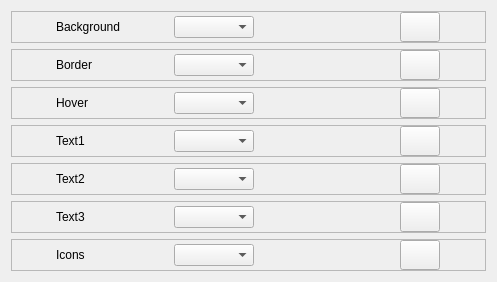
          <widget class="QWidget" name="theming_titlebar">
           <property name="geometry">
            <rect>
             <x>0</x>
             <y>-14</y>
             <width>497</width>
             <height>278</height>
            </rect>
           </property>
           <attribute name="label">
            <string>TitleBar</string>
           </attribute>
           <layout class="QVBoxLayout" name="verticalLayout_5">
            <item>
             <widget class="QFrame" name="background_3">
              <property name="maximumSize">
               <size>
                <width>16777215</width>
                <height>16777215</height>
               </size>
              </property>
              <property name="frameShape">
               <enum>QFrame::StyledPanel</enum>
              </property>
              <property name="frameShadow">
               <enum>QFrame::Raised</enum>
              </property>
              <layout class="QHBoxLayout" name="horizontalLayout_20">
               <property name="spacing">
                <number>4</number>
               </property>
               <property name="leftMargin">
                <number>0</number>
               </property>
               <property name="topMargin">
                <number>0</number>
               </property>
               <property name="rightMargin">
                <number>0</number>
               </property>
               <property name="bottomMargin">
                <number>0</number>
               </property>
               <item>
                <widget class="QLabel" name="background_4">
                 <property name="minimumSize">
                  <size>
                   <width>0</width>
                   <height>0</height>
                  </size>
                 </property>
                 <property name="maximumSize">
                  <size>
                   <width>70</width>
                   <height>16777215</height>
                  </size>
                 </property>
                 <property name="text">
                  <string>Background</string>
                 </property>
                </widget>
               </item>
               <item>
                <widget class="QComboBox" name="changeSelectedColor_14">
                 <property name="minimumSize">
                  <size>
                   <width>80</width>
                   <height>0</height>
                  </size>
                 </property>
                 <property name="maximumSize">
                  <size>
                   <width>80</width>
                   <height>16777215</height>
                  </size>
                 </property>
                </widget>
               </item>
               <item>
                <widget class="QLabel" name="selectedColor_14">
                 <property name="minimumSize">
                  <size>
                   <width>0</width>
                   <height>24</height>
                  </size>
                 </property>
                 <property name="maximumSize">
                  <size>
                   <width>50</width>
                   <height>24</height>
                  </size>
                 </property>
                 <property name="text">
                  <string/>
                 </property>
                </widget>
               </item>
               <item>
                <widget class="QPushButton" name="colorPicker_14">
                 <property name="minimumSize">
                  <size>
                   <width>40</width>
                   <height>30</height>
                  </size>
                 </property>
                 <property name="maximumSize">
                  <size>
                   <width>40</width>
                   <height>30</height>
                  </size>
                 </property>
                 <property name="cursor">
                  <cursorShape>PointingHandCursor</cursorShape>
                 </property>
                 <property name="styleSheet">
                  <string notr="true"/>
                 </property>
                 <property name="text">
                  <string/>
                 </property>
                
                </widget>
               </item>
              </layout>
             </widget>
            </item>
            <item>
             <widget class="QFrame" name="border_3">
              <property name="maximumSize">
               <size>
                <width>16777215</width>
                <height>16777215</height>
               </size>
              </property>
              <property name="frameShape">
               <enum>QFrame::StyledPanel</enum>
              </property>
              <property name="frameShadow">
               <enum>QFrame::Raised</enum>
              </property>
              <layout class="QHBoxLayout" name="horizontalLayout_18">
               <property name="spacing">
                <number>4</number>
               </property>
               <property name="leftMargin">
                <number>0</number>
               </property>
               <property name="topMargin">
                <number>0</number>
               </property>
               <property name="rightMargin">
                <number>0</number>
               </property>
               <property name="bottomMargin">
                <number>0</number>
               </property>
               <item>
                <widget class="QLabel" name="border_4">
                 <property name="minimumSize">
                  <size>
                   <width>0</width>
                   <height>0</height>
                  </size>
                 </property>
                 <property name="maximumSize">
                  <size>
                   <width>70</width>
                   <height>16777215</height>
                  </size>
                 </property>
                 <property name="text">
                  <string>Border</string>
                 </property>
                </widget>
               </item>
               <item>
                <widget class="QComboBox" name="changeSelectedColor_12">
                 <property name="minimumSize">
                  <size>
                   <width>80</width>
                   <height>0</height>
                  </size>
                 </property>
                 <property name="maximumSize">
                  <size>
                   <width>80</width>
                   <height>16777215</height>
                  </size>
                 </property>
                </widget>
               </item>
               <item>
                <widget class="QLabel" name="selectedColor_12">
                 <property name="minimumSize">
                  <size>
                   <width>0</width>
                   <height>24</height>
                  </size>
                 </property>
                 <property name="maximumSize">
                  <size>
                   <width>50</width>
                   <height>24</height>
                  </size>
                 </property>
                 <property name="text">
                  <string/>
                 </property>
                </widget>
               </item>
               <item>
                <widget class="QPushButton" name="colorPicker_12">
                 <property name="minimumSize">
                  <size>
                   <width>40</width>
                   <height>30</height>
                  </size>
                 </property>
                 <property name="maximumSize">
                  <size>
                   <width>40</width>
                   <height>30</height>
                  </size>
                 </property>
                 <property name="cursor">
                  <cursorShape>PointingHandCursor</cursorShape>
                 </property>
                 <property name="text">
                  <string/>
                 </property>
                
                </widget>
               </item>
              </layout>
             </widget>
            </item>
            <item>
             <widget class="QFrame" name="hover_3">
              <property name="maximumSize">
               <size>
                <width>16777215</width>
                <height>16777215</height>
               </size>
              </property>
              <property name="frameShape">
               <enum>QFrame::StyledPanel</enum>
              </property>
              <property name="frameShadow">
               <enum>QFrame::Raised</enum>
              </property>
              <layout class="QHBoxLayout" name="horizontalLayout_21">
               <property name="spacing">
                <number>4</number>
               </property>
               <property name="leftMargin">
                <number>0</number>
               </property>
               <property name="topMargin">
                <number>0</number>
               </property>
               <property name="rightMargin">
                <number>0</number>
               </property>
               <property name="bottomMargin">
                <number>0</number>
               </property>
               <item>
                <widget class="QLabel" name="hover_4">
                 <property name="minimumSize">
                  <size>
                   <width>0</width>
                   <height>0</height>
                  </size>
                 </property>
                 <property name="maximumSize">
                  <size>
                   <width>70</width>
                   <height>16777215</height>
                  </size>
                 </property>
                 <property name="text">
                  <string>Hover</string>
                 </property>
                </widget>
               </item>
               <item>
                <widget class="QComboBox" name="changeSelectedColor_15">
                 <property name="minimumSize">
                  <size>
                   <width>80</width>
                   <height>0</height>
                  </size>
                 </property>
                 <property name="maximumSize">
                  <size>
                   <width>80</width>
                   <height>16777215</height>
                  </size>
                 </property>
                </widget>
               </item>
               <item>
                <widget class="QLabel" name="selectedColor_15">
                 <property name="minimumSize">
                  <size>
                   <width>0</width>
                   <height>24</height>
                  </size>
                 </property>
                 <property name="maximumSize">
                  <size>
                   <width>50</width>
                   <height>24</height>
                  </size>
                 </property>
                 <property name="text">
                  <string/>
                 </property>
                </widget>
               </item>
               <item>
                <widget class="QPushButton" name="colorPicker_15">
                 <property name="minimumSize">
                  <size>
                   <width>40</width>
                   <height>30</height>
                  </size>
                 </property>
                 <property name="maximumSize">
                  <size>
                   <width>40</width>
                   <height>30</height>
                  </size>
                 </property>
                 <property name="cursor">
                  <cursorShape>PointingHandCursor</cursorShape>
                 </property>
                 <property name="text">
                  <string/>
                 </property>
                
                </widget>
               </item>
              </layout>
             </widget>
            </item>
            <item>
             <widget class="QFrame" name="text1_3">
              <property name="maximumSize">
               <size>
                <width>16777215</width>
                <height>16777215</height>
               </size>
              </property>
              <property name="frameShape">
               <enum>QFrame::StyledPanel</enum>
              </property>
              <property name="frameShadow">
               <enum>QFrame::Raised</enum>
              </property>
              <layout class="QHBoxLayout" name="horizontalLayout_16">
               <property name="spacing">
                <number>4</number>
               </property>
               <property name="leftMargin">
                <number>0</number>
               </property>
               <property name="topMargin">
                <number>0</number>
               </property>
               <property name="rightMargin">
                <number>0</number>
               </property>
               <property name="bottomMargin">
                <number>0</number>
               </property>
               <item>
                <widget class="QLabel" name="text1_4">
                 <property name="minimumSize">
                  <size>
                   <width>0</width>
                   <height>0</height>
                  </size>
                 </property>
                 <property name="maximumSize">
                  <size>
                   <width>70</width>
                   <height>16777215</height>
                  </size>
                 </property>
                 <property name="text">
                  <string>Text1</string>
                 </property>
                </widget>
               </item>
               <item>
                <widget class="QComboBox" name="changeSelectedColor_10">
                 <property name="minimumSize">
                  <size>
                   <width>80</width>
                   <height>0</height>
                  </size>
                 </property>
                 <property name="maximumSize">
                  <size>
                   <width>80</width>
                   <height>16777215</height>
                  </size>
                 </property>
                </widget>
               </item>
               <item>
                <widget class="QLabel" name="selectedColor_10">
                 <property name="minimumSize">
                  <size>
                   <width>0</width>
                   <height>24</height>
                  </size>
                 </property>
                 <property name="maximumSize">
                  <size>
                   <width>50</width>
                   <height>24</height>
                  </size>
                 </property>
                 <property name="text">
                  <string/>
                 </property>
                </widget>
               </item>
               <item>
                <widget class="QPushButton" name="colorPicker_10">
                 <property name="minimumSize">
                  <size>
                   <width>40</width>
                   <height>30</height>
                  </size>
                 </property>
                 <property name="maximumSize">
                  <size>
                   <width>40</width>
                   <height>30</height>
                  </size>
                 </property>
                 <property name="cursor">
                  <cursorShape>PointingHandCursor</cursorShape>
                 </property>
                 <property name="text">
                  <string/>
                 </property>
                
                </widget>
               </item>
              </layout>
             </widget>
            </item>
            <item>
             <widget class="QFrame" name="text2_3">
              <property name="maximumSize">
               <size>
                <width>16777215</width>
                <height>16777215</height>
               </size>
              </property>
              <property name="frameShape">
               <enum>QFrame::StyledPanel</enum>
              </property>
              <property name="frameShadow">
               <enum>QFrame::Raised</enum>
              </property>
              <layout class="QHBoxLayout" name="horizontalLayout_19">
               <property name="spacing">
                <number>4</number>
               </property>
               <property name="leftMargin">
                <number>0</number>
               </property>
               <property name="topMargin">
                <number>0</number>
               </property>
               <property name="rightMargin">
                <number>0</number>
               </property>
               <property name="bottomMargin">
                <number>0</number>
               </property>
               <item>
                <widget class="QLabel" name="text2_4">
                 <property name="minimumSize">
                  <size>
                   <width>0</width>
                   <height>0</height>
                  </size>
                 </property>
                 <property name="maximumSize">
                  <size>
                   <width>70</width>
                   <height>16777215</height>
                  </size>
                 </property>
                 <property name="text">
                  <string>Text2</string>
                 </property>
                </widget>
               </item>
               <item>
                <widget class="QComboBox" name="changeSelectedColor_13">
                 <property name="minimumSize">
                  <size>
                   <width>80</width>
                   <height>0</height>
                  </size>
                 </property>
                 <property name="maximumSize">
                  <size>
                   <width>80</width>
                   <height>16777215</height>
                  </size>
                 </property>
                </widget>
               </item>
               <item>
                <widget class="QLabel" name="selectedColor_13">
                 <property name="minimumSize">
                  <size>
                   <width>0</width>
                   <height>24</height>
                  </size>
                 </property>
                 <property name="maximumSize">
                  <size>
                   <width>50</width>
                   <height>24</height>
                  </size>
                 </property>
                 <property name="text">
                  <string/>
                 </property>
                </widget>
               </item>
               <item>
                <widget class="QPushButton" name="colorPicker_13">
                 <property name="minimumSize">
                  <size>
                   <width>40</width>
                   <height>30</height>
                  </size>
                 </property>
                 <property name="maximumSize">
                  <size>
                   <width>40</width>
                   <height>30</height>
                  </size>
                 </property>
                 <property name="cursor">
                  <cursorShape>PointingHandCursor</cursorShape>
                 </property>
                 <property name="text">
                  <string/>
                 </property>
                
                </widget>
               </item>
              </layout>
             </widget>
            </item>
            <item>
             <widget class="QFrame" name="text3_3">
              <property name="maximumSize">
               <size>
                <width>16777215</width>
                <height>16777215</height>
               </size>
              </property>
              <property name="frameShape">
               <enum>QFrame::StyledPanel</enum>
              </property>
              <property name="frameShadow">
               <enum>QFrame::Raised</enum>
              </property>
              <layout class="QHBoxLayout" name="horizontalLayout_23">
               <property name="spacing">
                <number>4</number>
               </property>
               <property name="leftMargin">
                <number>0</number>
               </property>
               <property name="topMargin">
                <number>0</number>
               </property>
               <property name="rightMargin">
                <number>0</number>
               </property>
               <property name="bottomMargin">
                <number>0</number>
               </property>
               <item>
                <widget class="QLabel" name="text3_4">
                 <property name="minimumSize">
                  <size>
                   <width>0</width>
                   <height>0</height>
                  </size>
                 </property>
                 <property name="maximumSize">
                  <size>
                   <width>70</width>
                   <height>16777215</height>
                  </size>
                 </property>
                 <property name="text">
                  <string>Text3</string>
                 </property>
                </widget>
               </item>
               <item>
                <widget class="QComboBox" name="changeSelectedColor_17">
                 <property name="minimumSize">
                  <size>
                   <width>80</width>
                   <height>0</height>
                  </size>
                 </property>
                 <property name="maximumSize">
                  <size>
                   <width>80</width>
                   <height>16777215</height>
                  </size>
                 </property>
                </widget>
               </item>
               <item>
                <widget class="QLabel" name="selectedColor_17">
                 <property name="minimumSize">
                  <size>
                   <width>0</width>
                   <height>24</height>
                  </size>
                 </property>
                 <property name="maximumSize">
                  <size>
                   <width>50</width>
                   <height>24</height>
                  </size>
                 </property>
                 <property name="text">
                  <string/>
                 </property>
                </widget>
               </item>
               <item>
                <widget class="QPushButton" name="colorPicker_17">
                 <property name="minimumSize">
                  <size>
                   <width>40</width>
                   <height>30</height>
                  </size>
                 </property>
                 <property name="maximumSize">
                  <size>
                   <width>40</width>
                   <height>30</height>
                  </size>
                 </property>
                 <property name="cursor">
                  <cursorShape>PointingHandCursor</cursorShape>
                 </property>
                 <property name="text">
                  <string/>
                 </property>
                
                </widget>
               </item>
              </layout>
             </widget>
            </item>
            <item>
             <widget class="QFrame" name="icons_3">
              <property name="maximumSize">
               <size>
                <width>16777215</width>
                <height>16777215</height>
               </size>
              </property>
              <property name="frameShape">
               <enum>QFrame::StyledPanel</enum>
              </property>
              <property name="frameShadow">
               <enum>QFrame::Raised</enum>
              </property>
              <layout class="QHBoxLayout" name="horizontalLayout_17">
               <property name="spacing">
                <number>4</number>
               </property>
               <property name="leftMargin">
                <number>0</number>
               </property>
               <property name="topMargin">
                <number>0</number>
               </property>
               <property name="rightMargin">
                <number>0</number>
               </property>
               <property name="bottomMargin">
                <number>0</number>
               </property>
               <item>
                <widget class="QLabel" name="icons_4">
                 <property name="minimumSize">
                  <size>
                   <width>0</width>
                   <height>0</height>
                  </size>
                 </property>
                 <property name="maximumSize">
                  <size>
                   <width>70</width>
                   <height>16777215</height>
                  </size>
                 </property>
                 <property name="text">
                  <string>Icons</string>
                 </property>
                </widget>
               </item>
               <item>
                <widget class="QComboBox" name="changeSelectedColor_11">
                 <property name="minimumSize">
                  <size>
                   <width>80</width>
                   <height>0</height>
                  </size>
                 </property>
                 <property name="maximumSize">
                  <size>
                   <width>80</width>
                   <height>16777215</height>
                  </size>
                 </property>
                </widget>
               </item>
               <item>
                <widget class="QLabel" name="selectedColor_11">
                 <property name="minimumSize">
                  <size>
                   <width>0</width>
                   <height>24</height>
                  </size>
                 </property>
                 <property name="maximumSize">
                  <size>
                   <width>50</width>
                   <height>24</height>
                  </size>
                 </property>
                 <property name="styleSheet">
                  <string notr="true"/>
                 </property>
                 <property name="text">
                  <string/>
                 </property>
                </widget>
               </item>
               <item>
                <widget class="QPushButton" name="colorPicker_11">
                 <property name="minimumSize">
                  <size>
                   <width>40</width>
                   <height>30</height>
                  </size>
                 </property>
                 <property name="maximumSize">
                  <size>
                   <width>40</width>
                   <height>30</height>
                  </size>
                 </property>
                 <property name="cursor">
                  <cursorShape>PointingHandCursor</cursorShape>
                 </property>
                 <property name="text">
                  <string/>
                 </property>
                
                </widget>
               </item>
              </layout>
             </widget>
            </item>
           </layout>
          </widget>
